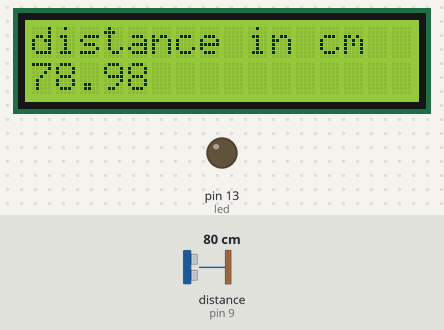
Recording of a sketch running on a simulated Arduino Uno, built with avr-gcc and run on an emulated ATmega328P. On the bench: 16×2 character LCD, output pins drawn as LEDs (lit = HIGH). Wiring (inferred from the names in the program): ultrasonic range finder: trigger pin 10; echo pin 9. The test bench sets the inputs (shaded band); at power-on: distance to the obstacle (sensor on pin 9) 80 cm. The echo pulse lasts 58.3 µs per cm; pins used as bus, display or sensor lines are not drawn.

Above: at 6.2 s.
6.3 s: distance to the obstacle (sensor on pin 9) set to 12 cm
At 6.91 s:
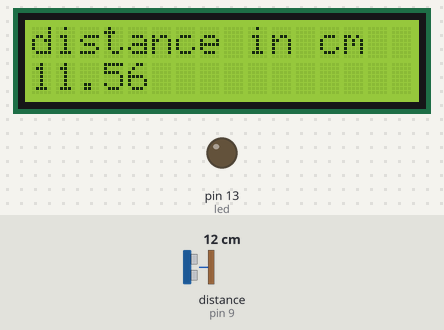
8.2 s: distance to the obstacle (sensor on pin 9) set to 9 cm
At 8.94 s:
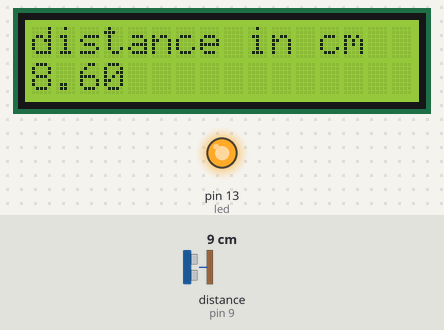
10.6 s: distance to the obstacle (sensor on pin 9) set to 2 cm
At 10.97 s:
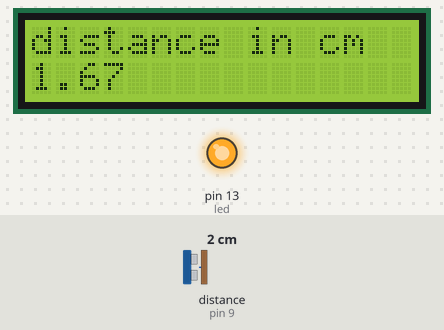
Timing chart, 0 to 13.6 s (numbered marks = the images above; inputs shaded):
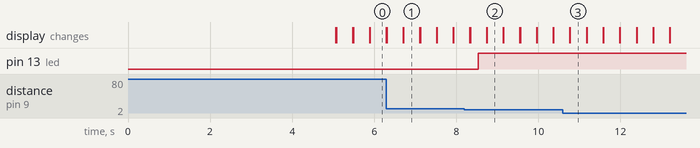

The sketch:

sketch_feb04b.ino
```cpp
#include <LiquidCrystal.h>
LiquidCrystal lcd(7, 6, 5, 4, 3, 2);
#define trigPin 10
#define echoPin 9
#define led 13

void setup()
{
  pinMode(trigPin, OUTPUT);
  pinMode(echoPin, INPUT);
  pinMode(led, OUTPUT);
  lcd.begin(16, 2);
  lcd.print ("Welcome!");
  delay (5000);

}
float dist;
unsigned long duration;
const float uspeed=0.034;

void loop()
{
  lcd.clear();
  lcd.print("distance in cm");

  digitalWrite(trigPin, LOW);
  delayMicroseconds(2);
  digitalWrite(trigPin, HIGH);
  delayMicroseconds(10);
  digitalWrite(trigPin, LOW);

  duration = pulseIn(echoPin, HIGH);
  dist = uspeed * (duration/2);

  lcd.setCursor(0, 1);
  lcd.print(dist);
  delay (200);

  if(dist<10)
  {
    digitalWrite(led,HIGH);
  }
 else
  {
    digitalWrite(led,LOW);
  }

 delay(200);
}
```

Measured:
- the behaviour switches between 11 and 10 cm on distance to the obstacle (sensor on pin 9) (found by bisection; images 1 and 2)
- after the input at 6.3 s, the display: first differs from a run without the input after 0.41 s (image 1)
- after the input at 8.2 s, pin 13 (led): LOW → HIGH after 0.34 s; the display: first differs from a run without the input after 0.14 s (image 2)
- after the input at 10.6 s, the display: first differs from a run without the input after 0.17 s (image 3)
- what the display in image 0 shows lasts 0.4 s, from 5.9 s to 6.3 s
